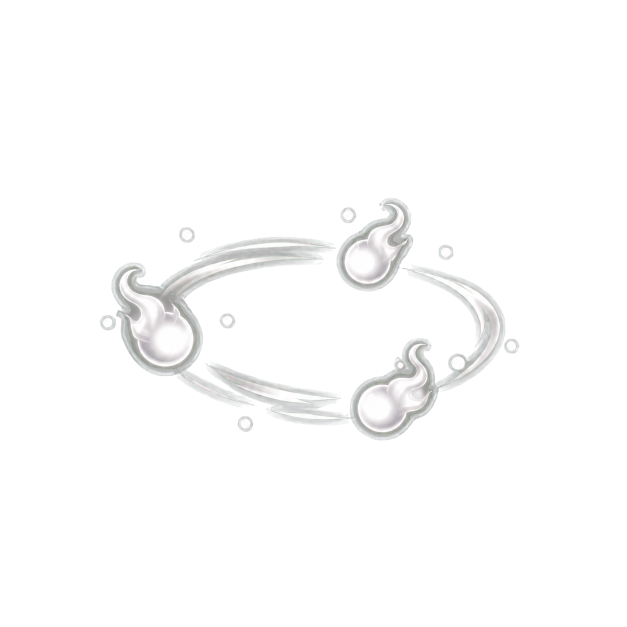
#> input picture art/source/daze_swirl_candidate/source_alpha.png, 1254 x 1254 px (shown at 1/2 size)
$ python build_daze_swirl_candidate.py
#> lines starting #> are read from the running program, lines starting #| are printed output that depends on the picture
"""Build the review candidate for the twelve-frame tintable daze_swirl effect."""

from __future__ import annotations

from pathlib import Path

from PIL import Image, ImageDraw, ImageFont, ImageOps


ROOT = Path(__file__).resolve().parents[2]
SOURCE_DIR = ROOT / "art" / "source" / "daze_swirl_candidate"
REVIEW_DIR = ROOT / "art" / "review"
FRAME_SIZE = 256


def load_font(size: int, bold: bool = False) -> ImageFont.FreeTypeFont | ImageFont.ImageFont:
    names = ["arialbd.ttf" if bold else "arial.ttf", "DejaVuSans-Bold.ttf" if bold else "DejaVuSans.ttf"]
    for name in names:
        try:
            return ImageFont.truetype(name, size)
        except OSError:
            pass
    return ImageFont.load_default()


def neutralize(source: Image.Image) -> Image.Image:
    alpha = source.getchannel("A")
    luminance = ImageOps.grayscale(source)
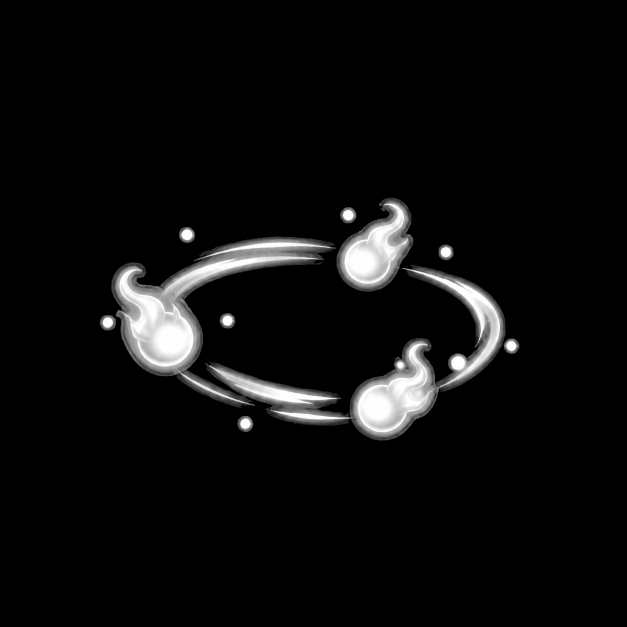
#> luminance: PIL image 1254x1254 L (shown at 1/2 size); min 0, max 255, mean 13.1
#> source is the input picture: PIL image 1254x1254 RGBA; mean R, G, B, A 12.9, 13.1, 13.1, 13.6
    return Image.merge("RGBA", (luminance, luminance, luminance, alpha))


def visible_crop(source: Image.Image, pad: int = 8) -> Image.Image:
#> called with pad = 8
    bbox = source.getchannel("A").point(lambda value: 255 if value > 8 else 0).getbbox()
#> bbox = (199, 395, 1039, 881)
    if bbox is None:
        raise RuntimeError("source contains no visible pixels")
    left, top, right, bottom = bbox
#> left = 199; top = 395; right = 1039; bottom = 881
    return source.crop(
        (
            max(0, left - pad),
            max(0, top - pad),
            min(source.width, right + pad),
            min(source.height, bottom + pad),
        )
    )
#> returned value: PIL image 856x502 RGBA


def multiply_alpha(image: Image.Image, factor: float) -> Image.Image:
    result = image.copy()
    result.putalpha(result.getchannel("A").point(lambda value: round(value * factor)))
    return result


def render_frame(source: Image.Image, scale: float, opacity: float, angle: float, dy: int) -> Image.Image:
#> called with scale = 0.24, opacity = 0.55, angle = -10, dy = 5
    base_width = 136
    width = max(1, round(base_width * scale))
    height = max(1, round(width * source.height / source.width))
#> height = 19
    painted = source.resize((width, height), Image.Resampling.LANCZOS)
    painted = painted.rotate(angle, Image.Resampling.BICUBIC, expand=True)
#> painted: PIL image 37x25 RGBA
    painted = multiply_alpha(painted, opacity)

    frame = Image.new("RGBA", (FRAME_SIZE, FRAME_SIZE), (0, 0, 0, 0))
#> frame: PIL image 256x256 RGBA; every value is 0
    centre_x = 128
    centre_y = 140 + dy
    frame.alpha_composite(
        painted,
        (round(centre_x - painted.width / 2), round(centre_y - painted.height / 2)),
    )
    return frame


def checkerboard(size: tuple[int, int], square: int = 16) -> Image.Image:
    board = Image.new("RGBA", size, (31, 38, 52, 255))
    draw = ImageDraw.Draw(board)
    for y in range(0, size[1], square):
        for x in range(0, size[0], square):
            if (x // square + y // square) % 2:
                draw.rectangle((x, y, x + square - 1, y + square - 1), fill=(43, 52, 69, 255))
    return board


def build_review(frames: list[Image.Image], output: Path) -> None:
    margin, gap, card, header, footer = 30, 10, 256, 104, 44
    rows = 3
    width = margin * 2 + card * 4 + gap * 3
    height = header + card * rows + gap * (rows - 1) + footer + margin
    board = Image.new("RGB", (width, height), (18, 23, 34))
    draw = ImageDraw.Draw(board)
    draw.text((margin, 22), "daze_swirl — 12 frame review", font=load_font(28, True), fill=(244, 238, 222))
    draw.text(
        (margin, 61),
        "Skip-turn transition · playful rotating wisps · runtime accent tint · 12 fps",
        font=load_font(17),
        fill=(169, 182, 204),
    )

    for index, frame in enumerate(frames):
        col, row = index % 4, index // 4
        x = margin + col * (card + gap)
        y = header + row * (card + gap)
        backing = checkerboard((card, card))
        backing.alpha_composite(frame)
        tile_draw = ImageDraw.Draw(backing)
        tile_draw.rectangle((64, 64, 191, 191), outline=(113, 194, 213, 105), width=1)
        tile_draw.line((0, 64, 255, 64), fill=(209, 147, 121, 95), width=1)
        board.paste(backing.convert("RGB"), (x, y))
        draw.rounded_rectangle((x + 8, y + 8, x + 42, y + 34), radius=7, fill=(13, 17, 25))
        draw.text((x + 18, y + 10), str(index + 1), font=load_font(17, True), fill=(239, 227, 198))

    draw.text(
        (margin, height - footer - 2),
        "Blue square: centre-energy check · coral line: protected top band (review guides only)",
        font=load_font(15),
        fill=(139, 151, 171),
    )
    board.save(output, optimize=True)


def build_gif(frames: list[Image.Image], output: Path) -> None:
    playback = []
    for frame in frames:
        backing = checkerboard((FRAME_SIZE, FRAME_SIZE), 12)
        backing.alpha_composite(frame)
        playback.append(backing.convert("RGB"))
    playback[0].save(
        output,
        save_all=True,
        append_images=playback[1:],
        duration=83,
        loop=0,
        disposal=2,
        optimize=False,
    )


def main() -> None:
    REVIEW_DIR.mkdir(parents=True, exist_ok=True)
    source = neutralize(Image.open(SOURCE_DIR / "source_alpha.png").convert("RGBA"))
    source.save(SOURCE_DIR / "source_neutral.png", optimize=True)
    source = visible_crop(source)

    scales = (0.24, 0.50, 0.75, 0.95, 1.00, 1.00, 1.00, 1.00, 0.95, 0.80, 0.55, 0.24)
    opacities = (0.55, 0.76, 0.92, 1.00, 1.00, 1.00, 1.00, 1.00, 0.92, 0.80, 0.62, 0.50)
    angles = tuple(-10 + 30 * index for index in range(12))
    vertical = (5, 4, 3, 1, 0, -1, 0, 1, 0, -1, -3, -5)
    frames = [
        render_frame(source, scale, opacity, angle, dy)
        for scale, opacity, angle, dy in zip(scales, opacities, angles, vertical)
    ]
#> call 3 of render_frame, with scale = 0.75, opacity = 0.92, angle = 50, dy = 3
#> in render_frame (call 3), `width = max(1, round(base_width * scale))`: width = 102
#> in render_frame (call 3), `height = max(1, round(width * source.height / source.width))`: height = 60
#> in render_frame (call 3), `painted = painted.rotate(angle, Image.Resampling.BICUBIC, expand=True)`:
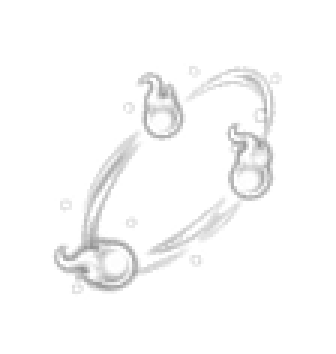
#> painted: PIL image 112x118 RGBA (shown 3 times larger); mean R, G, B, A 23.5, 23.5, 23.5, 22.9; transparent parts drawn white
#> in multiply_alpha (call 11), `result.putalpha(result.getchannel("A").point(lambda value: round(value..`:
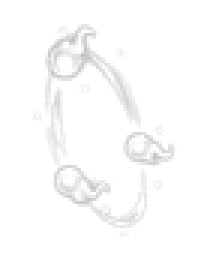
#> result: PIL image 67x86 RGBA (shown 3 times larger); mean R, G, B, A 33, 33, 33, 17.7; transparent parts drawn white
#> in multiply_alpha (call 12), `result.putalpha(result.getchannel("A").point(lambda value: round(value..`:
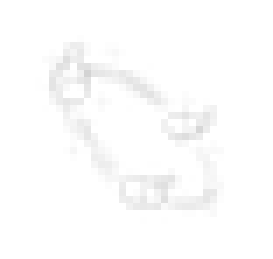
#> result: PIL image 39x37 RGBA (shown 7 times larger); mean R, G, B, A 41.1, 41.1, 41.1, 11.3; transparent parts drawn white
#> frames = 12 items

    sheet = Image.new("RGBA", (FRAME_SIZE * len(frames), FRAME_SIZE), (0, 0, 0, 0))
#> sheet: PIL image 3072x256 RGBA; every value is 0
    for index, frame in enumerate(frames):
        sheet.alpha_composite(frame, (index * FRAME_SIZE, 0))
#> this loop made 12 passes
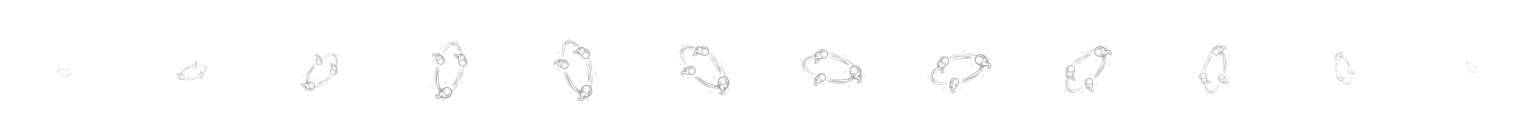
#> sheet: PIL image 3072x256 RGBA (shown at 1/2 size); mean R, G, B, A 5.4, 5.4, 5.4, 4.9; transparent parts drawn white
    sheet.save(SOURCE_DIR / "daze_swirl.sheet.png", optimize=True)

    build_review(frames, REVIEW_DIR / "daze_swirl_candidate.png")
#> in build_review, `board = Image.new("RGB", (width, height), (18, 23, 34))`:
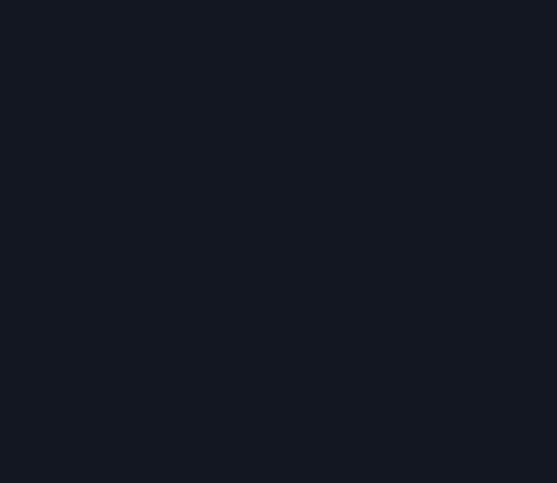
#> board: PIL image 1114x966 RGB (shown at 1/2 size); mean R, G, B 18, 23, 34
#> the loop in build_review, `for index, frame in enumerate(frames):` made 12 passes
#> (col, row, x, y) on passes 1 to 12: (0, 0, 30, 104), (1, 0, 296, 104), (2, 0, 562, 104), (3, 0, 828, 104), (0, 1, 30, 370), (1, 1, 296, 370), (2, 1, 562, 370), (3, 1, 828, 370), (0, 2, 30, 636), (1, 2, 296, 636), (2, 2, 562, 636), (3, 2, 828, 636)
#> pass 1, in checkerboard, `board = Image.new("RGBA", size, (31, 38, 52, 255))`:
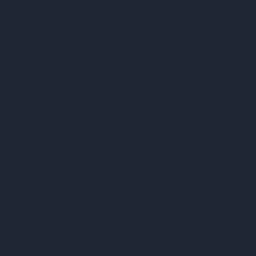
#> board: PIL image 256x256 RGBA; mean R, G, B, A 31, 38, 52, 255
    build_gif(frames, REVIEW_DIR / "daze_swirl_candidate.gif")
#> the loop in build_gif, `for frame in frames:` made 12 passes


if __name__ == "__main__":
    main()
